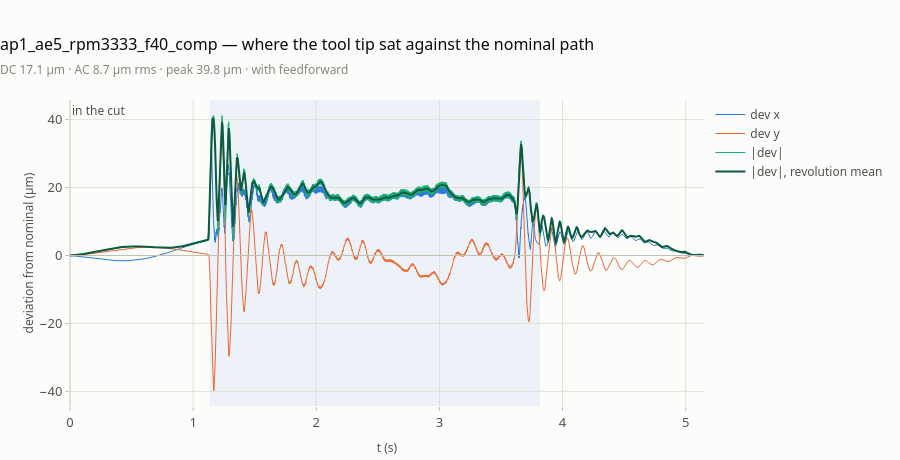

Notebook source saved alongside this figure:
### Markdown cell above
## 4 · Deviation from the nominal path

`tcp_error_w_um` is the tool tip against the nominal geometry — the shape the part
is supposed to end up with, which is not necessarily the shape that was commanded
if the run aimed off it to cancel deflection. The heavy line is the same boxcar as
above: what is left after averaging is the DC error the cut takes out of the part.

### Code cell
def fig_deviation(r):
    t, dev = r.t, r.dev
    mag = np.linalg.norm(dev[:, :2], axis=1)
    fig = go.Figure()
    for i, lab in enumerate(("dev x", "dev y")):
        fig.add_trace(go.Scatter(x=t, y=dev[:, i], mode="lines", name=lab,
                                 line=dict(color=C[i], width=1),
                                 hovertemplate="%{y:.1f} µm<extra>" + lab + "</extra>"))
    # |dev| and its boxcar are the same quantity, so they keep the same hue — the
    # weight is what separates them.
    fig.add_trace(go.Scatter(x=t, y=mag, mode="lines", name="|dev|",
                             line=dict(color=C[2], width=1),
                             hovertemplate="%{y:.1f} µm<extra>|dev|</extra>"))
    fig.add_trace(go.Scatter(x=t, y=boxcar(mag, r.win), mode="lines",
                             name="|dev|, revolution mean",
                             line=dict(color="#0d5c40", width=W),
                             hovertemplate="%{y:.1f} µm<extra>revolution mean</extra>"))
    fig.add_hline(y=0, line=dict(color=AXIS, width=1))
    shade(fig, t, r.cut, "in the cut")
    fig.update_xaxes(title_text="t (s)")
    fig.update_yaxes(title_text="deviation from nominal (µm)")
    sm = r.summary
    show(fig, f"{r.name} — where the tool tip sat against the nominal path",
         f'DC {sm["sim_dc_dev_um"]:.1f} µm · AC {sm["sim_ac_rms_um"]:.1f} µm rms · '
         f'peak {sm["sim_peak_dev_um"]:.1f} µm · '
         f'{"with" if sm["ff_applied"] else "without"} feedforward',
         height=460, hovermode="x unified")


fig_deviation(r)

### Figure 1 — Plotly figure (JSON) as saved in the notebook; plotly's stock layout.template omitted (floating-point values rounded to 4 significant figures; data arrays with more than 128 entries replaced by an {"elided": "..."} marker saying what was removed)
{"data": [{"hovertemplate": "%{y:.1f} µm<extra>dev x</extra>", "line": {"color": "#2a78d6", "width": 1}, "mode": "lines", "name": "dev x", "type": "scatter", "x": {"elided": "25745 float values"}, "y": {"elided": "25745 float values"}}, {"hovertemplate": "%{y:.1f} µm<extra>dev y</extra>", "line": {"color": "#eb6834", "width": 1}, "mode": "lines", "name": "dev y", "type": "scatter", "x": {"elided": "25745 float values"}, "y": {"elided": "25745 float values"}}, {"hovertemplate": "%{y:.1f} µm<extra>|dev|</extra>", "line": {"color": "#1baf7a", "width": 1}, "mode": "lines", "name": "|dev|", "type": "scatter", "x": {"elided": "25745 float values"}, "y": {"elided": "25745 float values"}}, {"hovertemplate": "%{y:.1f} µm<extra>revolution mean</extra>", "line": {"color": "#0d5c40", "width": 2}, "mode": "lines", "name": "|dev|, revolution mean", "type": "scatter", "x": {"elided": "25745 float values"}, "y": {"elided": "25745 float values"}}], "layout": {"annotations": [{"font": {"color": "#52514e", "size": 12}, "showarrow": false, "text": "in the cut", "x": 0, "xanchor": "left", "xref": "x", "y": 1, "yanchor": "top", "yref": "y domain"}], "height": 460, "hovermode": "x unified", "shapes": [{"line": {"color": "#c3c2b7", "width": 1}, "type": "line", "x0": 0, "x1": 1, "xref": "x domain", "y0": 0, "y1": 0, "yref": "y"}, {"fillcolor": "rgba(42,120,214,0.07)", "layer": "below", "line": {"width": 0}, "type": "rect", "x0": 1.133, "x1": 3.817, "xref": "x", "y0": 0, "y1": 1, "yref": "y domain"}], "title": {"subtitle": {"font": {"color": "#898781", "size": 12}, "text": "DC 17.1 µm · AC 8.7 µm rms · peak 39.8 µm · with feedforward"}, "text": "ap1_ae5_rpm3333_f40_comp — where the tool tip sat against the nominal path"}, "xaxis": {"title": {"text": "t (s)"}}, "yaxis": {"title": {"text": "deviation from nominal (µm)"}}}}
